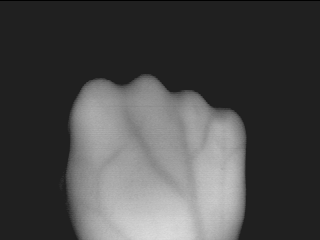
%> input picture Assignment_3_CV/0019hv1.bmp, 320 x 240 px
$ octave --eval "result = harris_2('0019hv1.bmp');"   (GNU Octave 9; MATLAB toolbox functions it lacks are replaced by stand-ins)
%> lines starting %> are read from the running program, lines starting %| are printed output that depends on the picture
function [r,c]=harris_2(input)
%> called with input = '0019hv1.bmp'
% only luminance value
    input=imread(input);
%> input is the input picture: size 240x320 uint8; min 0, max 221, mean 74.2
    grayImage = rgb2gray(input);
    im = double(grayImage(:,:,1));
    sigma = 1.5;

    % derivative masks
    s_D = 0.7*sigma;
    x  = -round(3*s_D):round(3*s_D);
    dx = x .* exp(-x.*x/(2*s_D*s_D)) ./ (s_D*s_D*s_D*sqrt(2*pi));
    dy = dx';

    % image derivatives
    % Get the gradient of the image [Ix,Iy], using the convulation function
    Ix = conv2(im, dx, 'same');
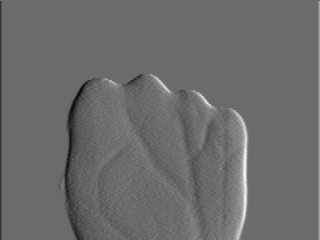
%> Ix: size 240x320 double; min -20.73, max 28.29, mean 0; drawn with min black and max white
    Iy = conv2(im, dy, 'same');
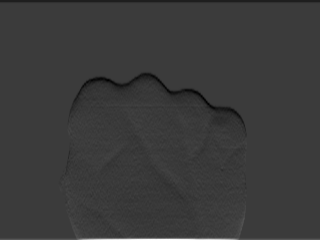
%> Iy: size 240x320 double; min -23.11, max 76.7, mean -0.2; drawn with min black and max white

    % sum of the Auto-correlation matrix
    s_I = sigma;
    g = fspecial('gaussian',max(1,fix(6*s_I+1)), s_I);
    Ix2 = conv2(Ix.^2, g, 'same'); % Smoothed squared image derivatives
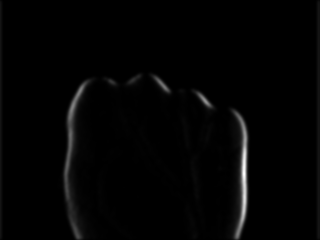
%> Ix2: size 240x320 double; min 2.22e-31, max 449.9, mean 6.9; drawn with min black and max white
    Iy2 = conv2(Iy.^2, g, 'same');
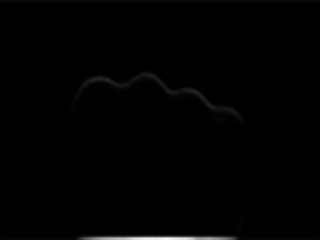
%> Iy2: size 240x320 double; min 2.22e-31, max 1668.4, mean 11.4; drawn with min black and max white
    Ixy = conv2(Ix.*Iy, g, 'same');
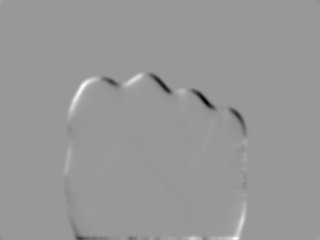
%> Ixy: size 240x320 double; min -218.1, max 146.8, mean -0.4; drawn with min black and max white

    % interest point response
    %cim = (Ix2.*Iy2 - Ixy.^2)./(Ix2 + Iy2 + eps);				% Alison Noble measure.
    k = 0.06;
    cim = (Ix2.*Iy2 - Ixy.^2) - k*(Ix2 + Iy2).^2;	% Original Harris measure.
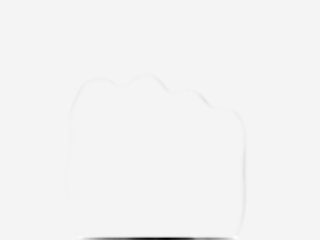
%> cim: size 240x320 double; min -166491.8, max 7161.8, mean -547.6; drawn with min black and max white

    % find local maxima on 3x3 neighborgood
%> (the run ends here)
